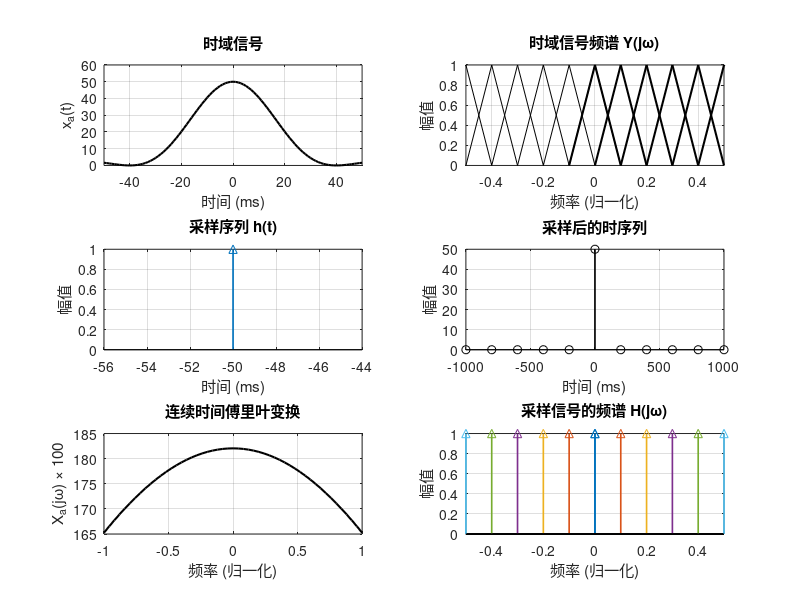

This chart was generated by the following MATLAB code:
clear;
close all;

% 输入采样频率和信号带宽
Fc = input('输入信号的最大频率 (Fc): ');
Fs = input('输入采样频率 (Fs): ');

% 定义时间步长和时间范围
Dt = 0.001;
t = -0.05:Dt:0.05;

% 定义时域信号 xa(t)
xa = 50 * sinc(25 * t).^2;

% 绘制时域信号
figure;
subplot(3, 2, 1);
plot(t * 1000, xa, 'k', 'LineWidth', 1.5);
axis([-50, 50, 0, 60]);
xlabel('时间 (ms)');
ylabel('x_a(t)');
title('时域信号');
grid on;

% 计算信号的最大角频率和傅里叶变换采样点数
Wmax = 2 * pi * Fc;
K = 25;
k = 0:1:K;
W = k * Wmax / K;

% 连续时间傅里叶变换 (CTFT)
Xa = xa * exp(-1j * t' * W) * Dt;
Xa = real(Xa);

% 构造对称频率和幅度
W = [-fliplr(W), W(2:end)];
Xa = [fliplr(Xa), Xa(2:end)];

% 采样时间间隔和离散时间序列
ts = 1 / Fs;
t1 = -0.05:ts:0.05;
n1 = length(t1);
h = ones(1, n1);

% 绘制采样序列
subplot(3, 2, 3);
stem(t1 * 1000, h, '^', 'LineWidth', 1.2);
xlabel('时间 (ms)');
ylabel('幅值');
title('采样序列 h(t)');
grid on;

% 绘制连续时间傅里叶变换
subplot(3, 2, 5);
plot(W / (2 * pi * Fc), Xa * 100, 'k', 'LineWidth', 1.5);
xlabel('频率 (归一化)');
ylabel('X_a(j\omega) \times 100');
title('连续时间傅里叶变换');
grid on;

% 采样信号的离散傅里叶变换 (DFT)
n = -5:1:5;
x = 50 * sinc(25 * n * ts).^2;
w = pi * k / K;
X = x * exp(-1j * n' * w);
X = real(X);

w = [-fliplr(w), w(2:end)];
X = [fliplr(X), X(2:end)];

% 动态绘制采样后的时序列
for b = 1:1:length(x)
    subplot(3, 2, 4);
    stem(n(1:b) * ts * 1000, x(1:b), 'k', 'LineWidth', 1.2);
    xlabel('时间 (ms)');
    ylabel('幅值');
    title('采样后的时序列');
    grid on;
    pause(0.5);
end

% 绘制频域采样信号
wc = 0.1; % 归一化带宽
ws = (Fs / Fc) * wc; % 归一化采样频率
N = fix(0.5 / ws);

for i = 0:N
    % 绘制频谱
    subplot(3, 2, 6);
    stem([-ws * i, ws * i], [1, 1], '^', 'LineWidth', 1.2);
    hold on;
    axis([-0.5, 0.5, 0, 1]);
    xlabel('频率 (归一化)');
    ylabel('幅值');
    title('采样信号的频谱 H(j\omega)');
    grid on;

    % 绘制时域频谱响应
    subplot(3, 2, 2);
    t1 = [-ws * i - wc, -ws * i, -ws * i + wc];
    t2 = [ws * i - wc, ws * i, ws * i + wc];
    x = [0, 1, 0];
    plot(t1, x, 'k', t2, x, 'k', 'LineWidth', 1.5);
    hold on;
    axis([-0.5, 0.5, 0, 1]);
    xlabel('频率 (归一化)');
    ylabel('幅值');
    title('时域信号频谱 Y(j\omega)');
    grid on;
    pause(0.5);
end
